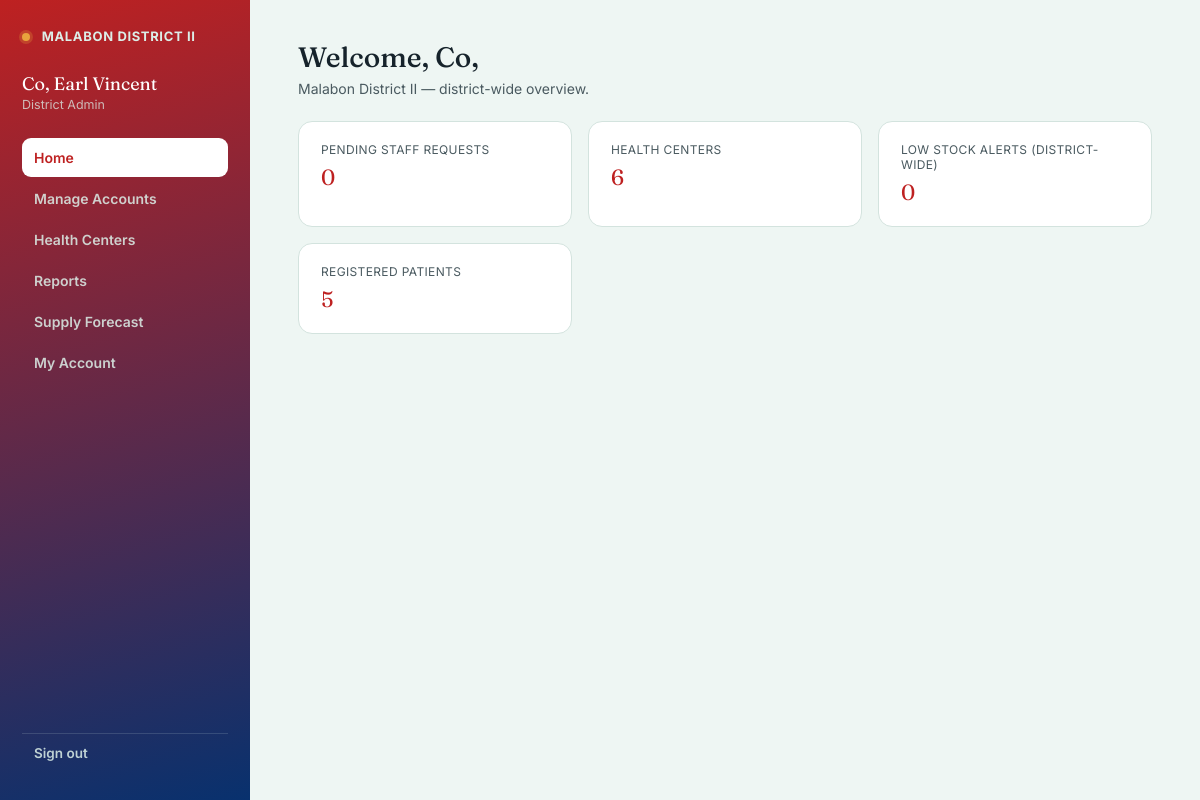
The page /admin_dashboard.php (signed in) on the database its author committed.
### tables this page shows
CREATE TABLE `patients` (
  `id` int NOT NULL AUTO_INCREMENT,
  `username` varchar(50) NOT NULL,
  `full_name` varchar(150) NOT NULL,
  `patient_id` varchar(20) NOT NULL,
  `mobile` varchar(20) DEFAULT NULL,
  `health_center_id` int DEFAULT NULL,
  `pending_staff` tinyint(1) NOT NULL DEFAULT '0',
  `staff_position` varchar(100) DEFAULT NULL,
  `staff_claimed_center_id` int DEFAULT NULL,
  `staff_employee_id` varchar(50) DEFAULT NULL,
  `date_of_birth` date DEFAULT NULL,
  `gender` enum('Male','Female','Other') DEFAULT NULL,
  `address` varchar(255) DEFAULT NULL,
  `emergency_contact_name` varchar(150) DEFAULT NULL,
  `emergency_contact_number` varchar(20) DEFAULT NULL,
  PRIMARY KEY (`id`),
  UNIQUE KEY `username` (`username`),
  UNIQUE KEY `patient_id` (`patient_id`),
  KEY `health_center_id` (`health_center_id`),
  KEY `staff_claimed_center_id` (`staff_claimed_center_id`),
  CONSTRAINT `patients_ibfk_1` FOREIGN KEY (`username`) REFERENCES `users` (`username`) ON DELETE CASCADE,
  CONSTRAINT `patients_ibfk_2` FOREIGN KEY (`health_center_id`) REFERENCES `health_centers` (`id`) ON DELETE SET NULL,
  CONSTRAINT `patients_ibfk_3` FOREIGN KEY (`staff_claimed_center_id`) REFERENCES `health_centers` (`id`) ON DELETE SET NULL
);

### admin_dashboard.php (the view, shortened to what this page needs)
<?php
include "auth_check.php";
$username = $_SESSION["username"];
$stmt = $conn->prepare("SELECT * FROM patients WHERE username = ?");
$stmt->bind_param("s", $username);
$stmt->execute();
$admin = $stmt->get_result()->fetch_assoc();
$centersResult = $conn->query("SELECT * FROM health_centers ORDER BY name");
$centers = [];
while ($c = $centersResult->fetch_assoc()) $centers[] = $c;
$stmt = $conn->query("
    SELECT users.username, patients.full_name, patients.staff_position,
           patients.staff_claimed_center_id, patients.staff_employee_id,
           health_centers.name AS claimed_center_name
    FROM users
    JOIN patients ON patients.username = users.username
    LEFT JOIN health_centers ON health_centers.id = patients.staff_claimed_center_id
    WHERE patients.pending_staff = 1 AND users.role = 'patient'
    ORDER BY patients.id
");
$pendingRequests = $stmt;
$pendingCount = $pendingRequests->num_rows;
$centerCount = count($centers);
$lowStockDistrict = $conn->query("SELECT COUNT(*) AS c FROM medicines WHERE stock_quantity <= reorder_threshold")->fetch_assoc()["c"];
$totalPatients = $conn->query("SELECT COUNT(*) AS c FROM users WHERE role = 'patient'")->fetch_assoc()["c"];
?>
<!DOCTYPE html>
<html lang="en">
<head>
<link rel="stylesheet" href="homepagestyle.css">
<link rel="stylesheet" href="patient_style.css">
</head>
<body class="dashboard-body">
<div class="dash-shell">
  <aside class="sidebar">
    <div class="sidebar-brand"><span class="dot"></span> MALABON DISTRICT II</div>
    <div class="sidebar-user">
      <div class="sidebar-name"><?= htmlspecialchars($admin["full_name"] ?: $username) ?></div>
      <div class="sidebar-id">District Admin</div>
    </div>
    <nav class="sidebar-nav">
      <a href="#" class="nav-link" data-tab="home">
        Home
      </a>
      <a href="#" class="nav-link" data-tab="accounts">
        Manage Accounts
      </a>
      <a href="#" class="nav-link" data-tab="centers">Health Centers</a>
      <a href="#" class="nav-link" data-tab="reports">Reports</a>
      <a href="#" class="nav-link" data-tab="forecast">
        Supply Forecast
      </a>
      <a href="#" class="nav-link" data-tab="account">My Account</a>
    </nav>
    <a href="logout.php" class="sidebar-logout">Sign out</a>
  </aside>
  <main class="dash-main">
    <section class="dash-section" id="tab-home">
      <h1 class="dash-title">Welcome, <?= htmlspecialchars(explode(" ", $admin["full_name"] ?: $username)[0]) ?></h1>
      <p class="dash-sub">Malabon District II — district-wide overview.</p>
      <div class="cards-row">
        <div class="dash-card">
          <div class="dash-card-label">Pending staff requests</div>
          <div class="dash-card-value"><?= $pendingCount ?></div>
        </div>
        <div class="dash-card">
          <div class="dash-card-label">Health centers</div>
          <div class="dash-card-value"><?= $centerCount ?></div>
        </div>
        <div class="dash-card">
          <div class="dash-card-label">Low stock alerts (district-wide)</div>
          <div class="dash-card-value"><?= $lowStockDistrict ?></div>
        </div>
        <div class="dash-card">
          <div class="dash-card-label">Registered patients</div>
          <div class="dash-card-value"><?= $totalPatients ?></div>
        </div>
      </div>
    </section>
  </main>
</div>
</body>
</html>

### homepagestyle.css (style rules this page uses)
:root { --teal-900:#be2121; --teal-700:#08316e; --sage-100:#DCEEE8; --sage-50:#EEF6F3; --ink:#16232B; --ink-soft:#4A5A60; --paper:#FAFAF7; --gold:#E8A33D; --gold-dark:#C9832A; --line:#D3E3DE; --red:#B3261E; --red-bg:#FDE8E6; --green:#1E7B4F; --green-bg:#E3F4EA; }
* { box-sizing:border-box; }
html,body { margin:0;padding:0; }
body { font-family:'Inter',sans-serif; background:var(--sage-50); color:var(--ink); min-height:100vh; display:flex; align-items:center; justify-content:center; padding:24px; }

### patient_style.css (style rules this page uses)
.dashboard-body { display:block; min-height:100vh; padding:0; background:var(--sage-50); }
.dash-shell { display:grid; grid-template-columns:250px 1fr; min-height:100vh; }
.sidebar { background:linear-gradient(165deg, var(--teal-900) 0%, var(--teal-700) 100%); color:var(--sage-100); padding:28px 22px; display:flex; flex-direction:column; }
.sidebar-brand { font-weight:700; font-size:13px; letter-spacing:0.05em; text-transform:uppercase; margin-bottom:28px; }
.sidebar-brand .dot { display:inline-block; width:8px; height:8px; border-radius:50%; background:var(--gold); margin-right:8px; box-shadow:0 0 0 3px rgba(232,163,61,0.25); }
.sidebar-user { margin-bottom:26px; }
.sidebar-name { font-family:'Fraunces',serif; font-size:18px; color:#fff; }
.sidebar-id { font-size:12.5px; color:rgba(220,238,232,0.75); margin-top:2px; }
.sidebar-nav { display:flex; flex-direction:column; gap:2px; flex:1; }
.nav-link { color:rgba(220,238,232,0.85); text-decoration:none; font-size:14px; font-weight:600; padding:11px 12px; border-radius:9px; transition:background .15s ease, color .15s ease; display:flex; align-items:center; justify-content:space-between; }
.nav-link.active { background:#fff; color:var(--teal-900); }
.sidebar-logout { color:rgba(220,238,232,0.85); text-decoration:none; font-size:13.5px; font-weight:600; padding:11px 12px; border-top:1px solid rgba(220,238,232,0.15); margin-top:12px; }
.dash-main { padding:40px 48px; max-width:1000px; }
.dash-section { display:none; }
.dash-section.active { display:block; }
.dash-title { font-family:'Fraunces',serif; font-weight:500; font-size:28px; margin:0 0 6px; color:var(--ink); }
.dash-sub { font-size:14px; color:var(--ink-soft); margin:0 0 24px; }
.cards-row { display:grid; grid-template-columns:repeat(3, 1fr); gap:16px; margin-bottom:20px; }
.dash-card { background:#fff; border:1px solid var(--line); border-radius:14px; padding:20px 22px; margin-bottom:20px; }
.cards-row .dash-card { margin-bottom:0; }
.dash-card-label { font-size:12px; color:var(--ink-soft); text-transform:uppercase; letter-spacing:0.03em; margin-bottom:6px; }
.dash-card-value { font-family:'Fraunces',serif; font-size:22px; color:var(--teal-900); }

### rows shown on the page
patients: full_name "Co, Earl Vincent", full_name "Co,", pending_staff "0"

### other values the page prints
$centerCount "6"
$lowStockDistrict "0"
$totalPatients "5"
